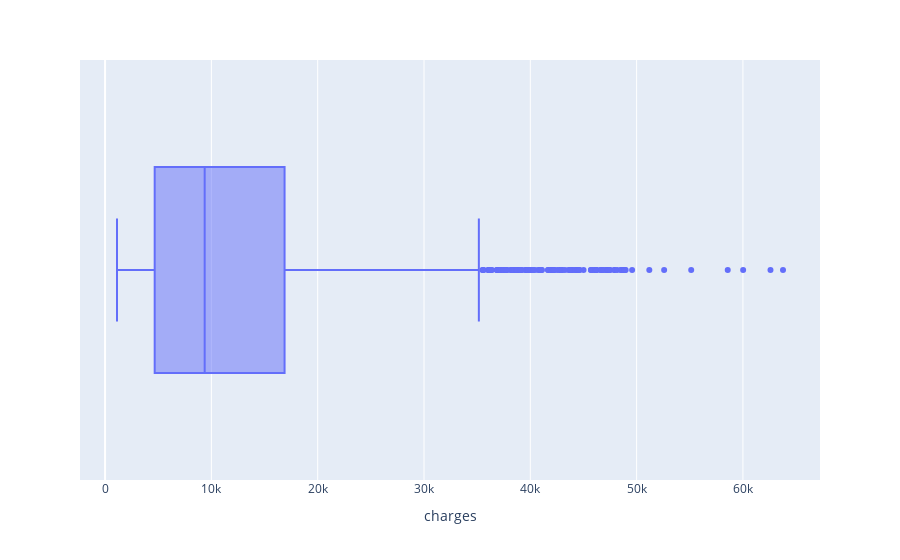

The notebook cell this image was saved under:
### Markdown cell above
- scaling with log make distribution more efficient

### Code cell
px.box(data_frame=df_eda,x="charges")

### Figure 1 — Plotly figure (JSON) as saved in the notebook; plotly's stock layout.template omitted (floating-point values rounded to 4 significant figures; data arrays with more than 128 entries replaced by an {"elided": "..."} marker saying what was removed)
{"data": [{"alignmentgroup": "True", "hovertemplate": "charges=%{x}<extra></extra>", "legendgroup": "", "marker": {"color": "#636efa"}, "name": "", "notched": false, "offsetgroup": "", "orientation": "h", "showlegend": false, "type": "box", "x": {"elided": "1294 float values"}, "x0": " ", "xaxis": "x", "y0": " ", "yaxis": "y"}], "layout": {"boxmode": "group", "legend": {"tracegroupgap": 0}, "margin": {"t": 60}, "xaxis": {"anchor": "y", "domain": [0, 1], "title": {"text": "charges"}}, "yaxis": {"anchor": "x", "domain": [0, 1]}}}
